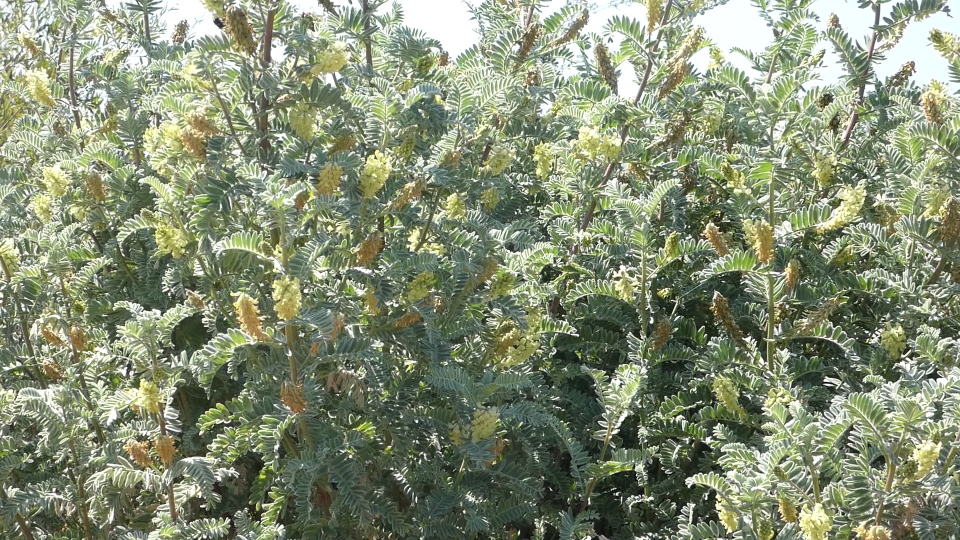
#> input picture ventura_object_detection_dataset/images/train/P1000446_ventura_t0071.jpg, 1920 x 1080 px (shown at 1/2 size); its folder holds 4 pictures in this run
$ python frame_checker.py
#> lines starting #> are read from the running program, lines starting #| are printed output that depends on the picture
#!/usr/bin/env python3
"""
Check what frames were extracted and preview them
"""

import os
import cv2
import matplotlib.pyplot as plt
from pathlib import Path

def check_extracted_frames():
    """Check what frames were extracted from the dataset"""

    image_dir = Path("ventura_object_detection_dataset/images/train")

    if not image_dir.exists():
        print("❌ Dataset directory not found")
        return

    # Get all extracted frames
    image_files = sorted(list(image_dir.glob("*.jpg")))

    print(f"📊 EXTRACTED FRAMES SUMMARY")
    print(f"{'='*50}")
    print(f"Total frames extracted: {len(image_files)}")

    # Parse timestamps and check against manual annotations
    bee_timestamps = [2, 3, 4, 7, 10, 15, 16, 17, 27, 36, 38, 57, 62, 68, 69, 71,
                     240, 242, 292, 315, 323, 325, 326, 336, 338, 355, 357, 364,
                     369, 380, 386, 420, 422, 430, 433, 456, 471]

    extracted_timestamps = []
    bee_frames_found = []

    for img_file in image_files:
        try:
            # Extract timestamp from filename
            timestamp_str = img_file.stem.split('_t')[1]
            timestamp = int(timestamp_str.lstrip('0') or '0')
            extracted_timestamps.append(timestamp)

            if timestamp in bee_timestamps:
                bee_frames_found.append((timestamp, img_file.name))
        except:
            print(f"⚠️ Could not parse timestamp from: {img_file.name}")

    print(f"\n🐝 BEE FRAMES FOUND:")
    print(f"Expected bee frames: {len(bee_timestamps)}")
    print(f"Actual bee frames found: {len(bee_frames_found)}")

    if len(bee_frames_found) > 0:
        print(f"\nFound bee frames:")
        for timestamp, filename in bee_frames_found[:10]:  # Show first 10
            print(f"   {timestamp:3d}s: {filename}")
        if len(bee_frames_found) > 10:
            print(f"   ... and {len(bee_frames_found) - 10} more")

    # Check for key frames from manual annotations
    key_frames = {
        2: "1st bombus on the left",
        326: "6th and 7th bombus clearly visible (2 bees)",
        364: "8th bombus clearly visible on left",
        242: "4th bombus very visible bottom right"
    }

    print(f"\n🎯 KEY FRAME CHECK:")
    for timestamp, description in key_frames.items():
        filename = f"P1000446_ventura_t{timestamp:04d}.jpg"
        if any(str(timestamp) in str(t) for t in extracted_timestamps):
            print(f"   ✅ {timestamp:3d}s: {description}")
        else:
            print(f"   ❌ {timestamp:3d}s: {description} - NOT FOUND")

    return image_files, bee_frames_found

def preview_frames(image_files, num_preview=6):
    """Preview some extracted frames"""
#> called with num_preview = 6

    if len(image_files) == 0:
        print("No frames to preview")
        return

    print(f"\n🖼️ PREVIEWING FIRST {num_preview} FRAMES:")

    fig, axes = plt.subplots(2, 3, figsize=(15, 10))
    fig.suptitle('Extracted Frame Preview', fontsize=16)

    for i in range(min(num_preview, len(image_files))):
        img_path = image_files[i]

        # Load and display image
        image = cv2.imread(str(img_path))
#> image is the input picture: shape (1080, 1920, 3); mean B, G, R 116.2, 141.9, 132.8
        image_rgb = cv2.cvtColor(image, cv2.COLOR_BGR2RGB)

        row = i // 3
        col = i % 3
        axes[row, col].imshow(image_rgb)
        axes[row, col].set_title(img_path.name, fontsize=10)
        axes[row, col].axis('off')

    # Hide unused subplots
    for i in range(num_preview, 6):
        row = i // 3
        col = i % 3
        axes[row, col].axis('off')
#> this loop made 0 passes

    plt.tight_layout()
    plt.show()
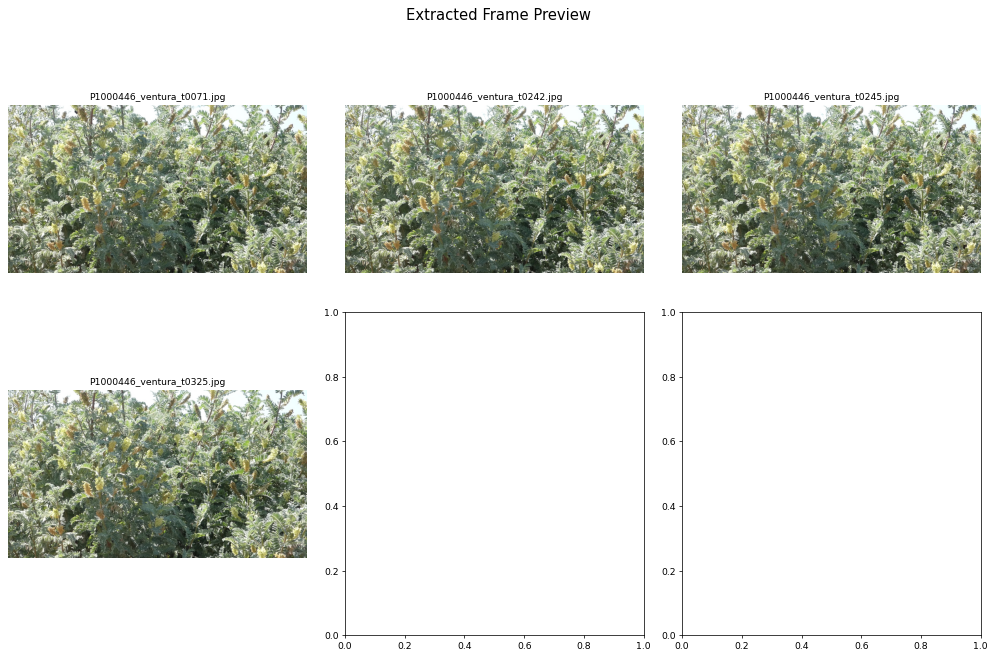
#> figure drawn by matplotlib, 4 panels

    print("📝 Look for bees in these frames. Are they visible?")

def main():
    """Check extracted frames and preview them"""

    print("🔍 CHECKING EXTRACTED FRAMES")
    print("="*50)

    image_files, bee_frames_found = check_extracted_frames()

    if len(bee_frames_found) == 0:
        print("\n❌ No bee frames found! This suggests an issue with frame extraction.")
        print("💡 Possible causes:")
        print("   1. Wrong video was processed")
        print("   2. Timestamp extraction failed")
        print("   3. Video frame rate different than expected")
        return

    # Preview some frames
    preview_frames(image_files)

    print(f"\n📋 NEXT STEPS:")
    if len(bee_frames_found) > 0:
        print("1. If you can see bees in the preview, run the annotation tool:")
        print("   python3 simple_annotation_script.py")
        print("2. If no bees are visible, we may need to check video timestamps")
    else:
        print("1. Check if the correct video was processed")
        print("2. Verify manual annotations match the video")

if __name__ == "__main__":
    main()
